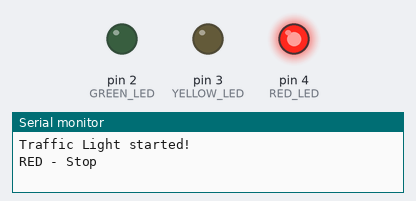
Simulated run of this sketch. Board: Arduino Uno, built with avr-gcc and run on an emulated ATmega328P. On the bench: output pins drawn as LEDs (lit = HIGH), the last lines printed to the serial monitor.

Above: at 3.5 s.
At 8.5 s:
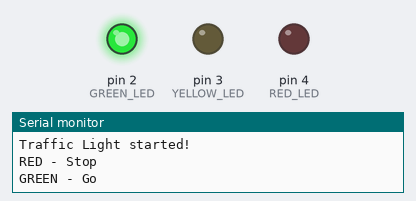
At 12.0 s:
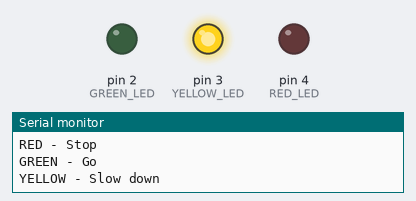
Timing chart, 0 to 16.6 s (numbered marks = the images above):
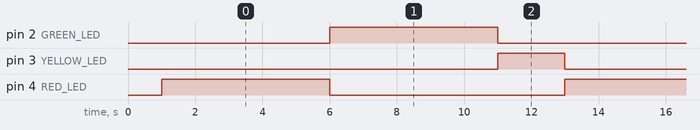

The sketch:

traffic-light.ino
```cpp
#define RED_LED    4
#define YELLOW_LED 3
#define GREEN_LED  2

void setup() {
  pinMode(RED_LED, OUTPUT);
  pinMode(YELLOW_LED, OUTPUT);
  pinMode(GREEN_LED, OUTPUT);

  Serial.begin(115200);
  delay(1000);
  Serial.println("Traffic Light started!");
}

// Turn on one LED and switch off the others
void setLights(bool red, bool yellow, bool green) {
  digitalWrite(RED_LED, red);
  digitalWrite(YELLOW_LED, yellow);
  digitalWrite(GREEN_LED, green);
}

void loop() {
  setLights(HIGH, LOW, LOW);    // RED - Stop
  Serial.println("RED - Stop");
  delay(5000);

  setLights(LOW, LOW, HIGH);    // GREEN - Go
  Serial.println("GREEN - Go");
  delay(5000);

  setLights(LOW, HIGH, LOW);    // YELLOW - Get ready to stop
  Serial.println("YELLOW - Slow down");
  delay(2000);
}
```

Measured:
- by itself, pin 2 (GREEN_LED), pin 4 (RED_LED): alternates HIGH for 5.0 s and LOW for 7.0 s
- by itself, pin 3 (YELLOW_LED): alternates HIGH for 2.0 s and LOW for 10.0 s
- by itself, everything shown: repeats every 12.0 s, in 3 steps
